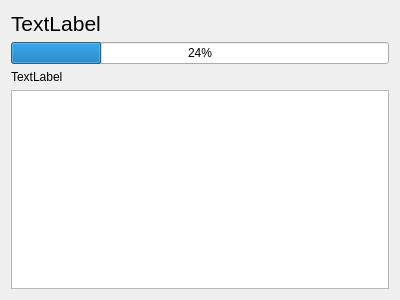
<?xml version="1.0" encoding="UTF-8"?>
<ui version="4.0">
 <class>DBPlay</class>
 <widget class="QDialog" name="DBPlay">
  <property name="geometry">
   <rect>
    <x>0</x>
    <y>0</y>
    <width>400</width>
    <height>300</height>
   </rect>
  </property>
  <property name="windowTitle">
   <string>Dialog</string>
  </property>
  <layout class="QGridLayout" name="gridLayout">
   <item row="1" column="0">
    <widget class="QProgressBar" name="progressBar_progress">
     <property name="font">
      <font>
       <family>Arial</family>
      </font>
     </property>
     <property name="value">
      <number>24</number>
     </property>
    </widget>
   </item>
   <item row="3" column="0">
    <widget class="QTextEdit" name="textEdit_log">
     <property name="font">
      <font>
       <family>Arial</family>
      </font>
     </property>
     <property name="readOnly">
      <bool>true</bool>
     </property>
    </widget>
   </item>
   <item row="0" column="0">
    <widget class="QLabel" name="label_name">
     <property name="font">
      <font>
       <family>Arial</family>
       <pointsize>16</pointsize>
      </font>
     </property>
     <property name="text">
      <string>TextLabel</string>
     </property>
    </widget>
   </item>
   <item row="2" column="0">
    <widget class="QLabel" name="label_progress">
     <property name="font">
      <font>
       <family>Arial</family>
      </font>
     </property>
     <property name="text">
      <string>TextLabel</string>
     </property>
    </widget>
   </item>
  </layout>
 </widget>
 <resources/>
 <connections/>
</ui>
